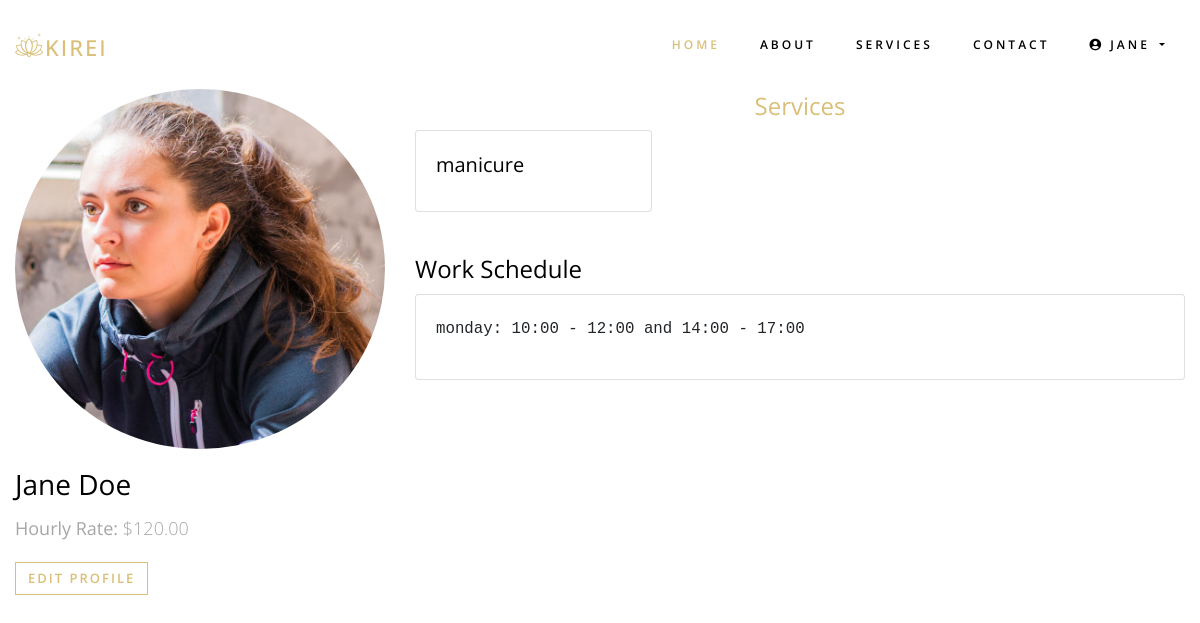
Screenshot of /mon-profil/ (signed in) with the database file from the repository.
### home/models.py (models this page shows, shortened)
class User(AbstractUser):
    CLIENT = 'CLIENT'
    EMPLOYEE = 'EMPLOYEE'
    MANAGER = 'MANAGER'
    ROLE_CHOICES = [
        (CLIENT, 'Client'),
        (EMPLOYEE, 'Employé'),
        (MANAGER, 'Manager'),
    ]
    role = models.CharField(max_length=50, choices=ROLE_CHOICES, default=CLIENT)
    phone_number = models.CharField(max_length=20, blank=True)
    address = models.TextField(blank=True)

class EmployeeProfile(models.Model):
    user = models.OneToOneField(User, on_delete=models.CASCADE, related_name='employee_profile')
    services = models.ManyToManyField(Service)
    image = models.ImageField(upload_to='employees/', blank=True, null=True)
    work_schedule = models.JSONField(default=dict)  # Ex: {'monday': ['09:00-12:00', '14:00-18:00'], ...}
    hourly_rate = models.DecimalField(max_digits=6, decimal_places=2, default=0)

class Service(models.Model):
    name = models.CharField(max_length=100)
    description = models.TextField(blank=True)
    duration = models.PositiveIntegerField(help_text="Durée en minutes")
    image = models.ImageField(upload_to='services/', blank=True, null=True)
    price = models.DecimalField(max_digits=8, decimal_places=2)
    commission_rate = models.DecimalField(
        max_digits=5,
        decimal_places=2,
        validators=[MinValueValidator(0)],
        help_text="Pourcentage de commission pour l'employé"
    )
    is_active = models.BooleanField(default=True)

### home/employers.py (the view)
# urls.py: path('mon-profil/', employers.employee_profile_view, name='employee_profile'),
@login_required
def employee_profile_view(request):
    try:
        profile = request.user.employee_profile
    except EmployeeProfile.DoesNotExist:
        return redirect('create_employee_profile')
    services = profile.services.all()
    all_services = Service.objects.all()
    context = {
        'profile': profile,
        'services': services,
        'all_services': all_services
    }
    return render(request, 'employers/profile.html', context)

### templates/employers/profile.html
{% extends 'base.html' %}
{% block body %}
<br><br>
<div class="container mt-4 mb-4">
    <div class="row mt-4">
        <div class="col-md-4">
            {% if profile.image %}
                <img src="{{ profile.image.url }}" alt="Profile Image" class="img-fluid rounded-circle mb-3">
            {% endif %}
            <h3>{{ profile.user.get_full_name }}</h3>
            <p><strong>Hourly Rate:</strong> ${{ profile.hourly_rate }}</p>
            <a href="{% url 'update_employee_profile' %}" class="btn btn-outline-primary">Edit Profile</a>
        </div>
        <div class="col-md-8">
            <h4 class="text-center text-primary">Services</h4>
            <div class="row">
                {% for service in services %}
                <div class="col-md-4 mb-3">
                    <div class="card">
                        <div class="card-body">
                            <h5 class="card-title">{{ service.name }}</h5>
                        </div>
                    </div>
                </div>
                {% endfor %}
            </div>
            <h4 class="mt-4">Work Schedule</h4>
            <div class="card">
                <div class="card-body">
                    <pre>{{ profile.work_schedule }}</pre>
                </div>
            </div>
        </div>
    </div>
</div>
{% endblock %}

### templates/navbar.html (shortened to what this page needs)
<nav class="navbar navbar-expand-lg navbar-dark ftco_navbar bg-dark ftco-navbar-light" id="ftco-navbar">
	<div class="container">
	    <a class="navbar-brand" href="#"><span class="flaticon-lotus"></span>KIREI</a>
	    <div class="collapse navbar-collapse" id="ftco-nav">
	        <ul class="navbar-nav ml-auto">
	          <li class="nav-item active"><a href="{% url 'home' %}" class="nav-link {% if request.path == '' %}active{% endif %}">Home</a></li>
	          <li class="nav-item"><a href="{% url 'about' %}" class="nav-link {% if request.path == '/about/' %}active{% endif %}">About</a></li>
	          <li class="nav-item"><a href="{% url 'service_list' %}" class="nav-link {% if request.path == '/treatments/' %}active{% endif %}">Services</a></li>
	          <li class="nav-item"><a href="{% url 'contact' %}" class="nav-link {% if request.path == '/contact/' %}active{% endif %}">Contact</a></li>
			  {% if user.is_authenticated %}
				<li class="nav-item dropdown">
					<a class="nav-link dropdown-toggle " href="#" id="navbarDropdown" role="button"
						data-bs-toggle="dropdown">
						<i class="fas fa-user-circle"></i> {{ user.username }}
					</a>
				</li>
                {% endif %}
	        </ul>
	    </div>
	</div>
</nav>

### rows the page displays
User: username "JANE"
EmployeeProfile: image (picture), user.get_full_name "Jane Doe", hourly_rate "120.00", work_schedule "monday: 10:00 - 12:00 and 14:00 - 17:00"
Service: name "manicure"
